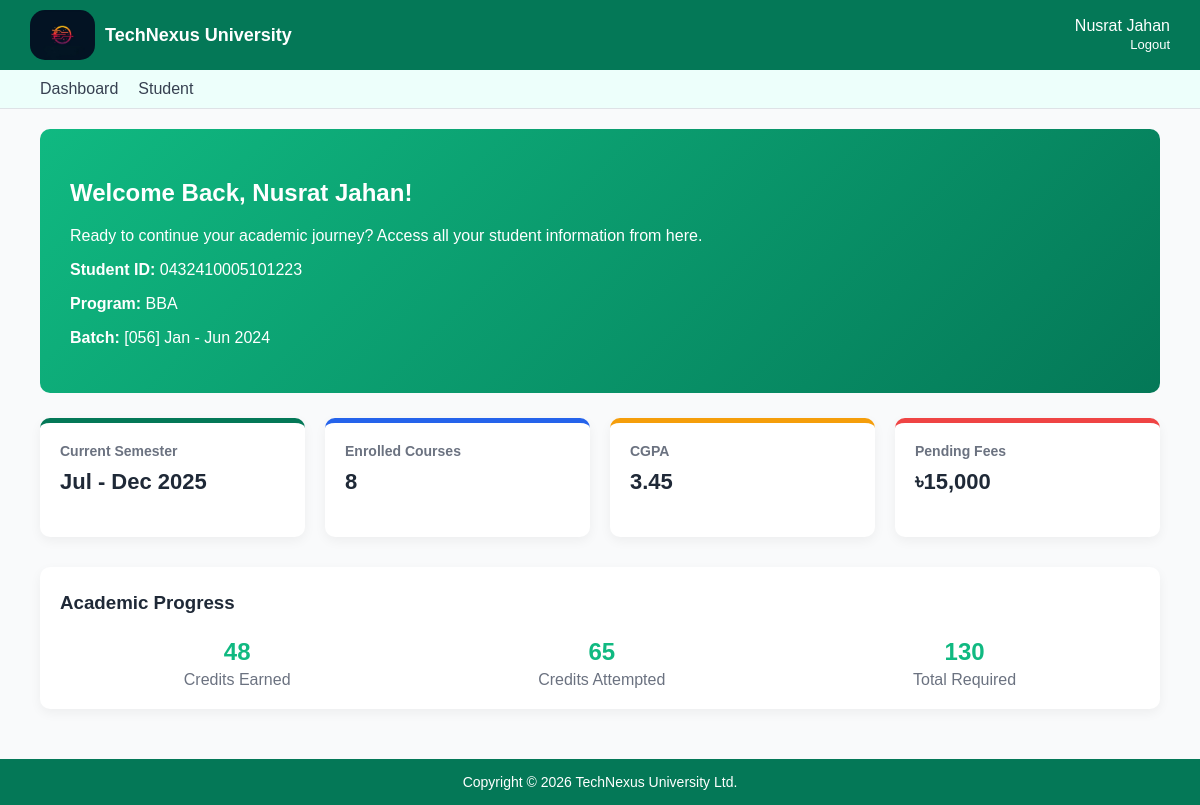
The app's page /dashboard.php (signed in) with its own data.
### tables this page shows
CREATE TABLE `students` (
  `id` int(11) NOT NULL,
  `student_id` varchar(20) DEFAULT NULL,
  `name` varchar(100) DEFAULT NULL,
  `email` varchar(100) DEFAULT NULL,
  `password` varchar(255) DEFAULT NULL,
  `program` varchar(100) DEFAULT NULL,
  `batch` varchar(100) DEFAULT NULL,
  `semester` varchar(50) DEFAULT NULL,
  `enrolled_courses` int(11) DEFAULT NULL,
  `cgpa` float DEFAULT NULL,
  `pending_fees` float DEFAULT NULL,
  `credits_earned` float DEFAULT NULL,
  `credits_attempted` float DEFAULT NULL,
  `total_required` float DEFAULT NULL
);

### dashboard.php (the view, shortened to what this page needs)
<?php
include('db.php');
$student_id = $_SESSION['student_id'];
$query = "SELECT * FROM students WHERE student_id = '$student_id'";
$result = $conn->query($query);
$data = $result->fetch_assoc();
?>
<!DOCTYPE html>
<html lang="en">
<head>
</head>
<body>
    <header class="top-bar">
        <div class="logo">
            <img src="../Web_Project/Images/techimage.jpg" alt="UITS Logo">
            <div class="title">
                <h1>TechNexus University</h1>
            </div>
        </div>
        <div class="user-info">
            <span><?php echo $data['name']; ?></span><br>
            <a href="logout.php" class="logout">Logout</a>
        </div>
    </header>
    <nav class="navbar">
        <ul>
            <li><a href="#">Dashboard</a></li>
            <li><a href="profile.php">Student</a></li>
        </ul>
    </nav>
    <div class="container">
        <div class="welcome-section">
            <h2>Welcome Back, <?php echo $data['name']; ?>!</h2>
            <p>Ready to continue your academic journey? Access all your student information from here.</p>
            <div class="student-info">
                <p><strong>Student ID:</strong> <?php echo $data['student_id']; ?></p>
                <p><strong>Program:</strong> <?php echo $data['program']; ?></p>
                <p><strong>Batch:</strong> <?php echo $data['batch']; ?></p>
            </div>
        </div>
        <div class="cards">
            <div class="card sem">
                <h3>Current Semester</h3>
                <p class="value"><?php echo $data['semester']; ?></p>
            </div>
            <div class="card enr">
                <h3>Enrolled Courses</h3>
                <p class="value"><?php echo $data['enrolled_courses']; ?></p>
            </div>
            <div class="card CG">
                <h3>CGPA</h3>
                <p class="value"><?php echo $data['cgpa']; ?></p>
            </div>
            <div class="card fee">
                <h3>Pending Fees</h3>
                <p class="value">৳<?php echo number_format($data['pending_fees']); ?></p>
            </div>
        </div>
        <div class="progress-section">
            <h3 class="h">Academic Progress</h3>
            <div class="progress-boxes">
                <div class="progress-item">
                    <p class="big"><?php echo $data['credits_earned']; ?></p>
                    <span>Credits Earned</span>
                </div>
                <div class="progress-item">
                    <p class="big"><?php echo $data['credits_attempted']; ?></p>
                    <span>Credits Attempted</span>
                </div>
                <div class="progress-item">
                    <p class="big"><?php echo $data['total_required']; ?></p>
                    <span>Total Required</span>
                </div>
            </div>
        </div>
    </div>
  <footer>
    Copyright  © <?php echo date("Y"); ?> TechNexus University Ltd.
  </footer>
</body>
</html>

### dashboard.php (style rules this page uses)
body { font-family: 'Poppins', sans-serif; margin: 0; background-color: #f9fafb; }
.top-bar { display: flex; justify-content: space-between; align-items: center; background-color: #047857; color: white; padding: 10px 30px; }
.top-bar .logo { display: flex; align-items: center; }
.top-bar .logo img { height: 50px; margin-right: 10px; border-radius: 15px; }
.top-bar .title h1 { font-size: 18px; margin: 0; }
.user-info { text-align: right; }
.user-info .logout { color: #fff; font-size: 13px; text-decoration: none; }
.navbar { background-color: #edfffbff; padding: 10px 40px; border-bottom: 1px solid #dee2e6; }
.navbar ul { list-style: none; margin: 0; padding: 0; display: flex; }
.navbar li { margin-right: 20px; }
.navbar a { text-decoration: none; color: #374151; font-weight: 500; }
.container { padding: 20px 40px; }
.welcome-section { background: linear-gradient(135deg, #10B981, #047857); color: white; padding: 30px; border-radius: 10px; margin-bottom: 25px; }
.cards { display: flex; gap: 20px; flex-wrap: wrap; }
.card { background: white; flex: 1; min-width: 200px; border-radius: 10px; padding: 20px; box-shadow: 0 4px 12px rgba(0, 0, 0, 0.05); }
.card.sem { border-top: 5px solid #047857; }
.card.enr { border-top: 5px solid #2563EB; }
.card.CG { border-top: 5px solid #F59E0B; }
.card.fee { border-top: 5px solid #EF4444; }
.card h3 { color: #6b7280; font-size: 14px; margin: 0; }
.card .value { font-size: 22px; font-weight: bold; margin-top: 10px; color: #1f2937; }
.progress-section { margin-top: 30px; background: white; padding: 20px; border-radius: 10px; box-shadow: 0 4px 12px rgba(0, 0, 0, 0.05); }
.h { margin-top: 5px; color: #1f2937; }
.progress-boxes { display: flex; justify-content: space-around; text-align: center; margin-top: 15px; }
.progress-item .big { font-size: 24px; color: #10B981; margin: 5px 0; font-weight: 600; }
.progress-item span { color: #6b7280; }
footer { background-color: #047857; font-size: 14px; color: white; text-align: center; padding: 15px; margin-top: 30px; }

### records on screen
students: name "Nusrat Jahan", student "0432410005101223", program "BBA", batch "[056] Jan - Jun 2024", semester "Jul - Dec 2025", enrolled_courses "8", cgpa "3.45", pending_fees "15,000", credits_earned "48", credits_attempted "65", total_required "130"
